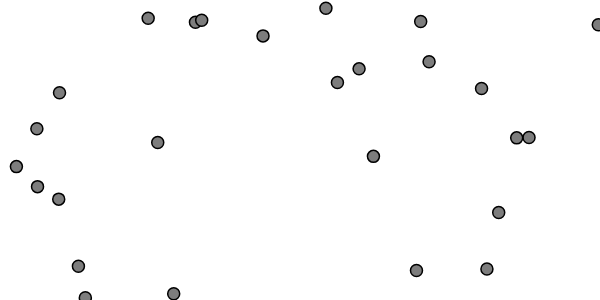
Frame 1 (no input)
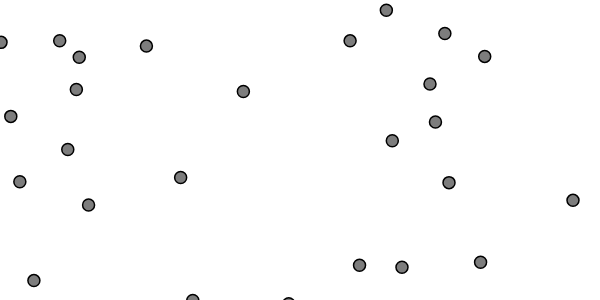
Frame 60 (no input)
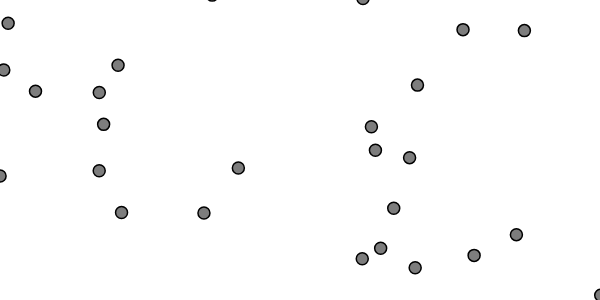
Frame 120 (the mouse pressed at the canvas centre since frame 60)

The p5.js sketch that drew these frames (run headless with seeded random() and noise() and a simulated clock; from frame 60 on, the mouse is pressed at the canvas centre):

// p5.js sketch
// ── sketch.js
// User Global Variables
let width = 600, height = 300;
let canvas; // Reference to p5 canvas object (see 'setup()')
let vehicles = [];


// User-Defined Classes
class Vehicle {
  constructor(x, y, radius=6) {
    // Motion
    this.position = createVector(x, y);
    this.velocity = createVector(random(-1,1), random(-1,1)); 
    this.acceleration = createVector(0, 0);
    this.max_speed = 3; // Max 'this.velocity' magnitude
    this.max_force = 0.2; // Max 'apply_force()' value
    // Object
    this.radius = radius; // Circle parameter
  }
  // Methods
  update() {
    this.velocity.add(this.acceleration); // Updates velocity
    this.velocity.limit(this.max_speed); // Limits velocity
    this.position.add(this.velocity); // Updates position
    this.acceleration.mult(0); // Reset acceleration
  }
  apply_force(force) { // Receives a force (mass is not considered in this example)
    this.acceleration.add(force);
  }
  separate(vehicles) { // Checks for nearby vehicles and steers away
    let desired_separation = this.radius * 4; // Separation based on physical property
                                              // Influence zone threshold (beyond it, there's no influence)
    let sum_influence = createVector(); // Vector that aggregates all influences (superposition)
    let count_influence = 0; // Influences counter
    for (let vehicle of vehicles) { // Looping all vehicles...
      let distance = p5.Vector.dist(this.position, vehicle.position); // Distance scalar
      if (this != vehicle && distance < desired_separation) { // If not the same and within influence zone...
        let difference = p5.Vector.sub(this.position, vehicle.position); // Distance vector (points from 'vehicle' to 'this')
                                                                         // We want the influence on 'this'
        difference.setMag(1/distance); // Scaling magnitude 
                                       // Inversely proportional to 'distance' (the closer, the stronger)
        sum_influence.add(difference); // Adds influence
        count_influence++; // Iterates counter
      }
    }
    if (count_influence > 0) { // If any influence...
      sum_influence.setMag(this.max_speed); // Scales magnitude to 'max_speed'
      let force = p5.Vector.sub(sum_influence, this.velocity); // Force vector
      force.limit(this.max_force); // Limits magnitude
      this.apply_force(force);
    }
  }
  out_bounds() {
    if (this.position.x < -this.radius) this.position.x = width + this.radius;
    if (this.position.y < -this.radius) this.position.y = height + this.radius;
    if (this.position.x > width + this.radius) this.position.x = -this.radius;
    if (this.position.y > height + this.radius) this.position.y = -this.radius;
  }
  show() { 
    push(); // New style start
    fill(125);
    stroke(0);
    strokeWeight(1.5);
    translate(this.position.x, this.position.y);
    circle(0, 0, this.radius*2);
    pop(); // New style end
  }
}


// User-Defined Functions


// p5 Main
function setup() {
  canvas = createCanvas(width, height); // Canvas reference
  
  for (let i = 0; i <= 25; i++) {
    vehicles.push(new Vehicle(random(width), random(height))); // Instantiating 'Vehicle'
  }
}

function draw() {
  // Main
  background(255); // Grayscale white
  
  for (let vehicle of vehicles) {
    vehicle.separate(vehicles);
    vehicle.update();
    vehicle.out_bounds();
    vehicle.show();
  } 
}
